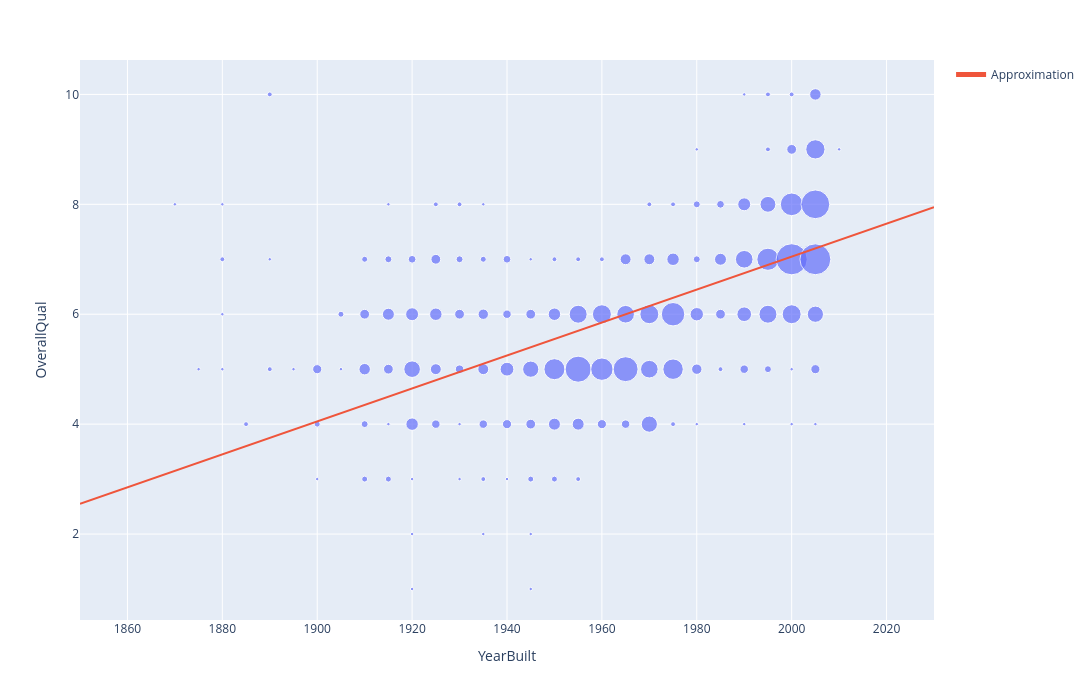

The notebook cell saved with this chart:
### Code cell
display(Markdown(f'### Korelacja roku wybudowania z jakością budynku: {df['YearBuilt'].corr(df['OverallQual']):.3f}<br>'))

fig = plot_with_counts(round_col(df, 'YearBuilt', 5), 'YearBuilt', 'OverallQual')
x = np.linspace(1850, 2030, 50)
fig.add_trace(go.Scatter(x=x, y=3/100 * (x - 1765), name='Approximation'))
fig

### Figure 1 — Plotly figure (JSON) as saved in the notebook; plotly's stock layout.template omitted (floating-point values rounded to 4 significant figures; data arrays with more than 128 entries replaced by an {"elided": "..."} marker saying what was removed)
{"data": [{"hovertemplate": "YearBuilt=%{x}<br>OverallQual=%{y}<br>count=%{marker.size}<extra></extra>", "legendgroup": "", "marker": {"color": "#636efa", "size": {"elided": "129 int values"}, "sizemode": "area", "sizeref": 0.1674, "symbol": "circle"}, "mode": "markers", "name": "", "orientation": "v", "showlegend": false, "type": "scatter", "x": {"elided": "129 int values"}, "xaxis": "x", "y": {"elided": "129 int values"}, "yaxis": "y"}, {"name": "Approximation", "type": "scatter", "x": [1850.0, 1854.0, 1857.0, 1861.0, 1865.0, 1868.0, 1872.0, 1876.0, 1879.0, 1883.0, 1887.0, 1890.0, 1894.0, 1898.0, 1901.0, 1905.0, 1909.0, 1912.0, 1916.0, 1920.0, 1923.0, 1927.0, 1931.0, 1934.0, 1938.0, 1942.0, 1946.0, 1949.0, 1953.0, 1957.0, 1960.0, 1964.0, 1968.0, 1971.0, 1975.0, 1979.0, 1982.0, 1986.0, 1990.0, 1993.0, 1997.0, 2001.0, 2004.0, 2008.0, 2012.0, 2015.0, 2019.0, 2023.0, 2026.0, 2030.0], "y": [2.55, 2.66, 2.77, 2.881, 2.991, 3.101, 3.211, 3.321, 3.432, 3.542, 3.652, 3.762, 3.872, 3.983, 4.093, 4.203, 4.313, 4.423, 4.534, 4.644, 4.754, 4.864, 4.974, 5.085, 5.195, 5.305, 5.415, 5.526, 5.636, 5.746, 5.856, 5.966, 6.077, 6.187, 6.297, 6.407, 6.517, 6.628, 6.738, 6.848, 6.958, 7.068, 7.179, 7.289, 7.399, 7.509, 7.619, 7.73, 7.84, 7.95]}], "layout": {"height": 700, "legend": {"itemsizing": "constant", "tracegroupgap": 0}, "margin": {"t": 60}, "width": 1400, "xaxis": {"anchor": "y", "domain": [0, 1], "title": {"text": "YearBuilt"}}, "yaxis": {"anchor": "x", "domain": [0, 1], "title": {"text": "OverallQual"}}}}
